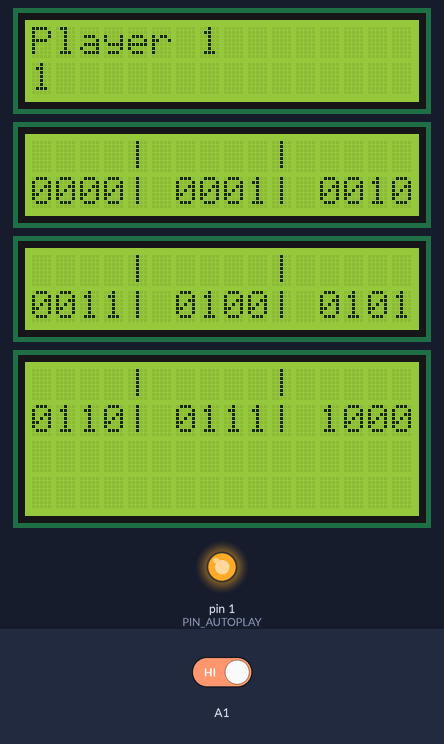
The sketch below on a simulated Arduino Uno, built with avr-gcc and run on an emulated ATmega328P. Shown: 3 × 16×2 character LCD, 16×4 character LCD, output pins drawn as LEDs (lit = HIGH). The inputs (shaded band) are chosen by the test bench; at power-on: A1 HIGH.

Above: at 1.4 s.
1.5 s: A1 driven LOW
At 4.0 s:
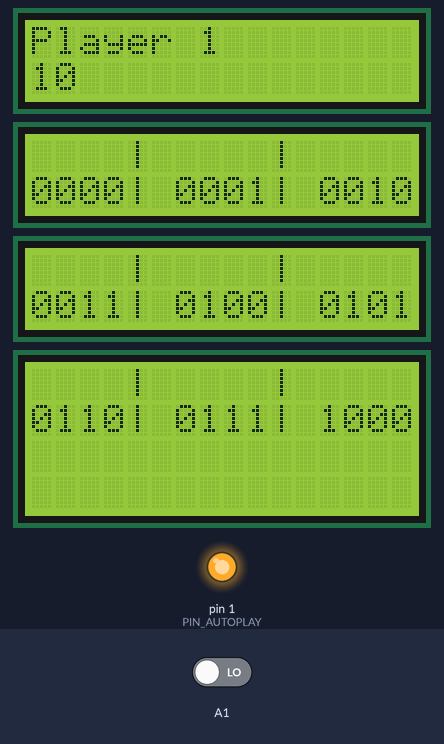
5.7 s: A1 driven HIGH
At 8.0 s:
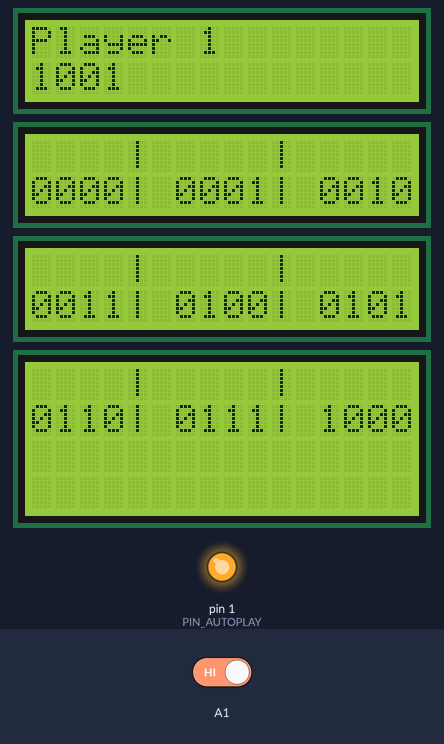
9.7 s: A1 driven LOW
At 17.0 s:
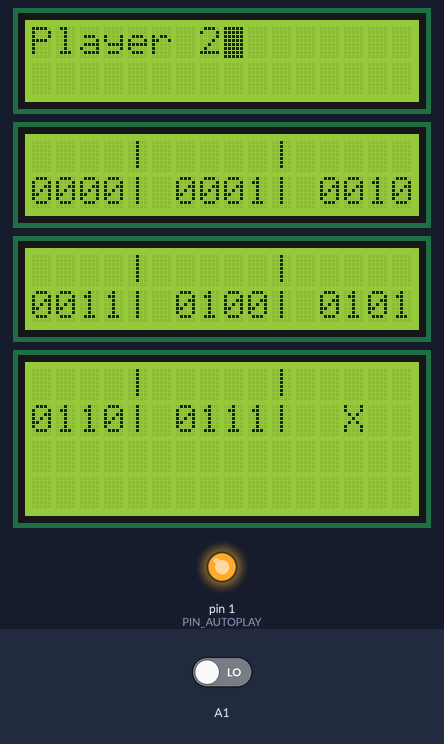
19.7 s: A1 driven HIGH
At 24.8 s:
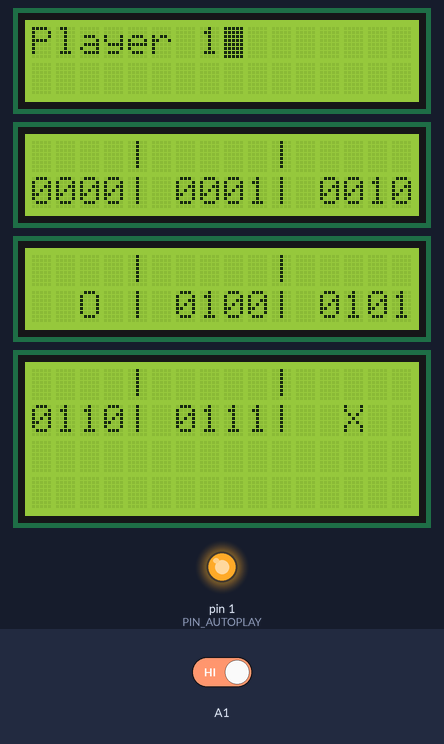
Timing chart, 0 to 26.3 s (numbered marks = the images above; inputs shaded):
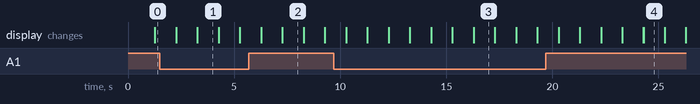

Measured:
- what the display in image 1 shows lasts 1.0 s, from 3.3 s to 4.3 s

The sketch:

tictacto.ino
```cpp
#include <LiquidCrystal.h>
#include <string.h>


#define PIN_BUTTON 2
#define PIN_AUTOPLAY 1
#define PIN_READWRITE 10
#define PIN_CONTRAST 12


//GAME LOGIC
// Define the Tic Tac Toe board as a 3x3 array
char board[3][3] = {{' ', ' ', ' '}, {' ', ' ', ' '}, {' ', ' ', ' '}};

// Function to check if there is a winner
char checkWinner() {
  // Check the rows
  for (int row = 0; row < 3; row++) {
    if (board[row][0] == board[row][1] && board[row][1] == board[row][2] && board[row][0] != ' ') {
      return board[row][0];
    }
  }

  // Check the columns
  for (int col = 0; col < 3; col++) {
    if (board[0][col] == board[1][col] && board[1][col] == board[2][col] && board[0][col] != ' ') {
      return board[0][col];
    }
  }

  // Check the diagonals
  if (board[0][0] == board[1][1] && board[1][1] == board[2][2] && board[0][0] != ' ') {
    return board[0][0];
  }

  if (board[0][2] == board[1][1] && board[1][1] == board[2][0] && board[0][2] != ' ') {
    return board[0][2];
  }

  // If there is no winner, return ' ' to indicate a tie or an unfinished game
  return ' ';
}
//

LiquidCrystal lcds[] = {
  LiquidCrystal(11, 9, 6, 5, 4, 3),
  LiquidCrystal(11, 10, 6, 5, 4, 3),
  LiquidCrystal(11, 8, 6, 5, 4, 3),
  LiquidCrystal(11, 7, 6, 5, 4, 3)
};

int row[] = {1,2,3};
int column[] = {2,7,13};


void press(int row, int column, int player) {
  if (player == 2) {
  	lcds[row].setCursor(column, 1);
    lcds[row].print("0");
  } else {
    lcds[row].setCursor(column, 1);
    lcds[row].print("X");
  }
}

void createBoard() {
  lcds[0].setCursor(0, 0);
  lcds[0].print("                ");
  lcds[0].setCursor(0, 1);
  lcds[0].print("                ");


  lcds[1].print("    |     |");
  lcds[1].setCursor(0, 1);
  lcds[1].print("    |     |");
  lcds[2].print("    |     |");
  lcds[2].setCursor(0, 1);
  lcds[2].print("    |     |");
  lcds[3].print("    |     |");
  lcds[3].setCursor(0, 1);
  lcds[3].print("    |     |");


  lcds[1].setCursor(0, 1);
  lcds[1].print("0000");
  lcds[1].setCursor(6, 1);
  lcds[1].print("0001");
  lcds[1].setCursor(12, 1);
  lcds[1].print("0010");

  lcds[2].setCursor(0, 1);
  lcds[2].print("0011");
  lcds[2].setCursor(6, 1);
  lcds[2].print("0100");
  lcds[2].setCursor(12, 1);
  lcds[2].print("0101");

  lcds[3].setCursor(0, 1);
  lcds[3].print("0110");
  lcds[3].setCursor(6, 1);
  lcds[3].print("0111");
  lcds[3].setCursor(12, 1);
  lcds[3].print("1000");

}

int binaryToInt(String binary) {
  int value = 0;
  for (int i=0; i<binary.length(); i++)  // for every character in the string  strlen(s) returns the length of a char array
  {
    value *= 2; // double the result so far
    if (binary[i] == '1') value++;  //add 1 if needed
  }

  return value;
}

bool checkAvailability(int x, int y) {
  if (board[x][y]==' ') {
    return true;
  }
  return false;
}

bool inputValue(int value, char symbol) {

  switch(value) {
    case 0:
        if (!checkAvailability(0,0)) {
            return false;
        }
    	board[0][0] = symbol;
    	lcds[row[0]].setCursor(0, 1);
    	lcds[row[0]].print("    ");
    	lcds[row[0]].setCursor(column[0], 1);
    	lcds[row[0]].print(symbol);
        break;
    case 1:
    	if (!checkAvailability(0,1)) {
            return false;
        }
    	board[0][1] = symbol;
    	lcds[row[0]].setCursor(6, 1);
    	lcds[row[0]].print("    ");
    	lcds[row[0]].setCursor(column[1], 1);
    	lcds[row[0]].print(symbol);
        break;
    case 2:
        if (!checkAvailability(0,2)) {
            return false;
        }
    	board[0][2] = symbol;
    	lcds[row[0]].setCursor(12, 1);
    	lcds[row[0]].print("    ");
    	lcds[row[0]].setCursor(column[2], 1);
    	lcds[row[0]].print(symbol);
        break;
    case 3:
        if (!checkAvailability(1,0)) {
            return false;
        }
    	board[1][0] = symbol;
    	lcds[row[1]].setCursor(0, 1);
    	lcds[row[1]].print("    ");
    	lcds[row[1]].setCursor(column[0], 1);
    	lcds[row[1]].print(symbol);
        break;
    case 4:
        if (!checkAvailability(1,1)) {
            return false;
        }
    	board[1][1] = symbol;
    	lcds[row[1]].setCursor(6, 1);
    	lcds[row[1]].print("    ");
    	lcds[row[1]].setCursor(column[1], 1);
    	lcds[row[1]].print(symbol);
        break;
    case 5:
        if (!checkAvailability(1,2)) {
            return false;
        }
    	board[1][2] = symbol;
    	lcds[row[1]].setCursor(12, 1);
    	lcds[row[1]].print("    ");
    	lcds[row[1]].setCursor(column[2], 1);
    	lcds[row[1]].print(symbol);
        break;
    case 6:
        if (!checkAvailability(2,0)) {
            return false;
        }
    	board[2][0] = symbol;
    	lcds[row[2]].setCursor(0, 1);
    	lcds[row[2]].print("    ");
    	lcds[row[2]].setCursor(column[0], 1);
    	lcds[row[2]].print(symbol);
        break;
    case 7:
        if (!checkAvailability(2,1)) {
            return false;
        }
    	board[2][1] = symbol;
    	lcds[row[2]].setCursor(6, 1);
    	lcds[row[2]].print("    ");
    	lcds[row[2]].setCursor(column[1], 1);
    	lcds[row[2]].print(symbol);
        break;
    case 8:
        if (!checkAvailability(2,2)) {
            return false;
        }
    	board[2][2] = symbol;
    	lcds[row[2]].setCursor(12, 1);
    	lcds[row[2]].print("    ");
    	lcds[row[2]].setCursor(column[2], 1);
    	lcds[row[2]].print(symbol);
        break;
    default:
    	return false;
   return true;
  }
}


void setup(){
  pinMode(PIN_READWRITE, OUTPUT);
  digitalWrite(PIN_READWRITE, LOW);
  pinMode(PIN_CONTRAST, OUTPUT);
  digitalWrite(PIN_CONTRAST, LOW);
  pinMode(PIN_BUTTON, INPUT);
  digitalWrite(PIN_BUTTON, HIGH);
  pinMode(PIN_AUTOPLAY, OUTPUT);
  digitalWrite(PIN_AUTOPLAY, HIGH);

  pinMode(A1, INPUT);


  lcds[0].begin(16, 2);
  lcds[1].begin(16, 2);
  lcds[2].begin(16, 2);
  lcds[3].begin(16, 4);

  createBoard();
}

int buttonState = 0;
String binary = "";
String player[] = {"Player 1", "Player 2"};
int i = 0;
char symbol = 'X';
int move = 0;

void newGame() {
  delay(5000);
  lcds[0].setCursor(0, 0);
  lcds[0].print("New Game in: 5");
  delay(1000);
  lcds[0].setCursor(0, 0);
  lcds[0].print("New Game in: 4");
  delay(1000);
  lcds[0].setCursor(0, 0);
  lcds[0].print("New Game in: 3");
  delay(1000);
  lcds[0].setCursor(0, 0);
  lcds[0].print("New Game in: 2");
  delay(1000);
  lcds[0].setCursor(0, 0);
  lcds[0].print("New Game in: 1");
  delay(1000);
  lcds[0].setCursor(0, 0);
  lcds[0].print("                ");
  lcds[0].setCursor(0, 0);
  lcds[0].print("GO!");
  delay(1000);
  createBoard();
  memset(board, ' ', sizeof(board));
  i=0;
  symbol = 'X';
  move=0;
}

void loop(){

  if (checkWinner() != ' ') {
    lcds[0].setCursor(0, 0);
  	lcds[0].print(player[!i] + " Won!");
    newGame();
  }

  if (move == 9) {
    lcds[0].setCursor(0, 0);
    lcds[0].print("                ");
  	lcds[0].setCursor(0, 0);
  	lcds[0].print("DRAW!");
    newGame();
  }

  bool check = false;

  while (check == false) {
    while (binary.length()!=4) {
      lcds[0].setCursor(0, 0);
      lcds[0].print(player[i]);

      lcds[0].blink();
      delay(1000);
      buttonState = digitalRead(A1);
      lcds[0].noBlink();

      if (buttonState == HIGH) {
        binary+="1";
        lcds[0].setCursor(0, 1);
        lcds[0].print(binary);
      } else if (buttonState == LOW){
        binary+="0";
        lcds[0].setCursor(0, 1);
        lcds[0].print(binary);
      }
      delay(1000);
    }

    check = inputValue(binaryToInt(binary), symbol);
    binary="";
    lcds[0].setCursor(0, 1);
    lcds[0].print("    ");
  }

  if (i==1) {
    i=0;
    symbol = 'X';
  } else {
    i=1;
    symbol = 'O';
  }

  move+=1;

}
```
